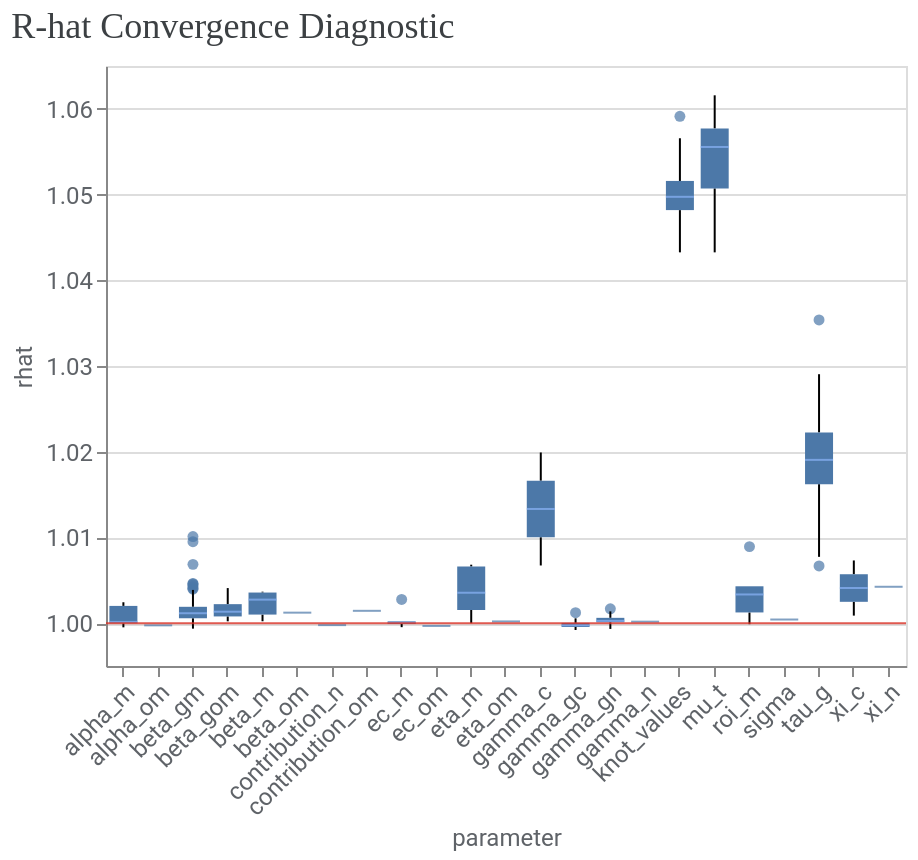

The cell this chart's notebook holds for it:
### Markdown cell above
To further assess convergence and model fit, you can use the methods from `visualizer` module.

1\. Assess convergence. Run the following code to generate r-hat statistics. R-hat close to 1.0 indicate convergence. R-hat < 1.2 indicates approximate convergence and is a reasonable threshold for many problems.

### Code cell
model_diagnostics = visualizer.ModelDiagnostics(mmm)
model_diagnostics.plot_rhat_boxplot()

### Figure 1 — Vega-Lite specification as saved in the notebook (floating-point values rounded to 4 significant figures; data arrays with more than 128 entries replaced by an {"elided": "..."} marker saying what was removed)
{"config": {"view": {"continuousWidth": 300, "continuousHeight": 300}, "axis": {"labelColor": "#5F6368", "labelFont": "Roboto", "labelFontSize": 12, "titleColor": "#5F6368", "titleFont": "Roboto", "titleFontSize": 12, "titleFontWeight": "normal"}}, "layer": [{"data": {"name": "data-8f53c6d8c0e4965c8f5caf4db17db135"}, "mark": {"type": "boxplot", "median": {"color": "#8AB4F8"}, "outliers": {"filled": true}}, "encoding": {"x": {"axis": {"labelAngle": -45}, "field": "parameter", "type": "nominal"}, "y": {"field": "rhat", "scale": {"zero": false}, "type": "quantitative"}}}, {"data": {"name": "empty"}, "mark": {"type": "rule", "color": "#D93025", "opacity": 0.8}, "encoding": {"y": {"datum": 1}}}], "title": {"text": "R-hat Convergence Diagnostic", "anchor": "start", "color": "#3C4043", "font": "Google Sans Display", "fontSize": 18, "fontWeight": "normal", "offset": 10}, "width": 400, "$schema": "https://vega.github.io/schema/vega-lite/v5.20.1.json", "datasets": {"data-8f53c6d8c0e4965c8f5caf4db17db135": {"elided": "657 records"}, "empty": [{}]}}
